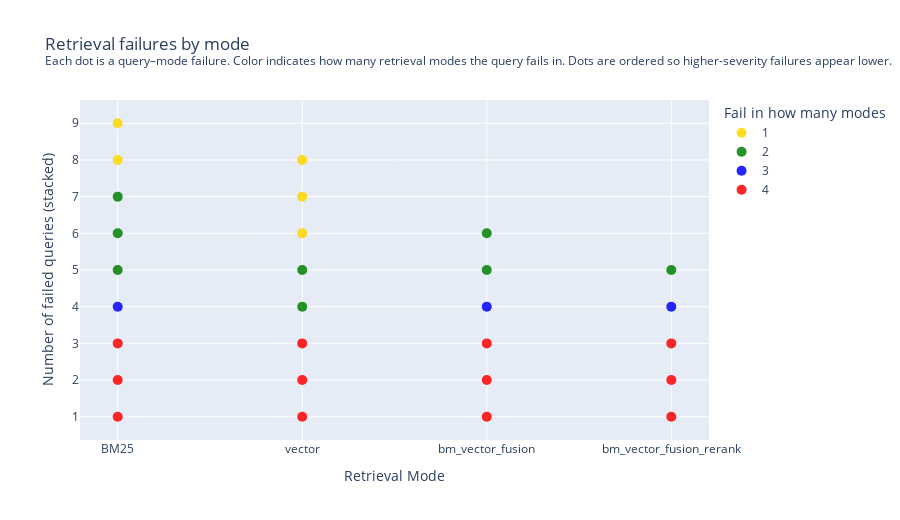

Notebook source saved alongside this figure:
### Markdown cell above
### Explore failed queries

### Code cell
import numpy as np
import pandas as pd
import plotly.express as px

# -----------------------------
# Required inputs:
# - metrics_df with columns: ["QID", "Question", "Retrieval Mode", "success@k"]
# - MODE_ORDER list in the canonical order you want on the x-axis
# -----------------------------
# Example MODE_ORDER (use yours if already defined)
MODE_ORDER = ["BM25", "vector", "bm_vector_fusion", "bm_vector_fusion_rerank"]

# -----------------------------
# 1) Filter failures (Success@k == 0)
# -----------------------------
fails = metrics_df.loc[
    metrics_df["success@k"] == 0,
    ["QID", "Question", "Retrieval Mode"]
].copy()

# Ensure consistent ordering on x-axis
fails["Retrieval Mode"] = pd.Categorical(
    fails["Retrieval Mode"],
    categories=MODE_ORDER,
    ordered=True
)

# -----------------------------
# 2) Compute "fail severity" = number of modes each QID fails in
# -----------------------------
fail_counts = (
    fails.groupby("QID")["Retrieval Mode"]
    .nunique()
    .rename("n_failed_modes")
)
fails = fails.merge(fail_counts, on="QID", how="left")

# Convert to categorical so Plotly uses DISCRETE colors + legend (not continuous colorbar)
fails["fail_severity"] = fails["n_failed_modes"].astype(str)

# -----------------------------
# 3) Rank dots within each mode:
#    higher fail frequency -> LOWER (y=1)
# -----------------------------
fails = fails.sort_values(
    ["Retrieval Mode", "n_failed_modes", "QID"],
    ascending=[True, False, True]
).reset_index(drop=True)

# Stacked y position within each mode
fails["y"] = fails.groupby("Retrieval Mode").cumcount() + 1

# -----------------------------
# 4) Plot with discrete colors
# -----------------------------
color_discrete_map = {
    "1": "gold",      # fail in 1 mode
    "2": "green",     # fail in 2 modes
    "3": "blue",      # fail in 3 modes
    "4": "red",       # fail in 4 modes
}

fig = px.scatter(
    fails,
    x="Retrieval Mode",
    y="y",
    color="fail_severity",
    category_orders={
        "Retrieval Mode": MODE_ORDER,
        "fail_severity": ["1", "2", "3", "4"]
    },
    color_discrete_map=color_discrete_map,
    hover_data={
        "QID": True,
        "Question": True,
        "Retrieval Mode": False,
        "n_failed_modes": False,
        "y": False,
        "fail_severity": False
    },
    labels={
        "y": "Number of failed queries (stacked)",
        "fail_severity": "Fail severity (number of modes)"
    },
    title=(
        "Retrieval failures by mode<br>"
        "<sup>Each dot is a query–mode failure. Color indicates how many retrieval modes the query fails in. "
        "Dots are ordered so higher-severity failures appear lower.</sup>"
    ),
)

fig.update_traces(marker=dict(size=10, opacity=0.85))

fig.update_layout(
    xaxis=dict(categoryorder="array", categoryarray=MODE_ORDER),
    legend_title_text="Fail in how many modes",
    height=520
)

fig.show()

# Optional: export interactive plot as HTML
fig.write_html("plotly_failure_diagnostics.html")

### Figure 1 — Plotly figure (JSON) as saved in the notebook; plotly's stock layout.template omitted (floating-point values rounded to 4 significant figures)
{"data": [{"customdata": [[106, "Survey responses are classified into “strongly agree,” “agree,” “neutral,” “disagree,” and “strongly disagree.” I want to test whether these response proportions differ from an equal distribution. How can this be analyzed?", 1, "1"], [135, "My outcome variable has a few extreme values. In a Bayesian linear regression, what assumptions about error distribution am I making, and how should outliers be handled?", 1, "1"], [24, "How to run factorial ANOVA in JASP?", 1, "1"], [34, "How to run a Linear Mixed Model in Jasp?", 1, "1"], [129, "I want to compare post-test performance between two groups while statistically controlling for participants’ pre-test scores. Which analysis should I use?", 1, "1"]], "hovertemplate": "QID=%{customdata[0]}<br>Question=%{customdata[1]}<extra></extra>", "legendgroup": "1", "marker": {"color": "gold", "opacity": 0.85, "size": 10, "symbol": "circle"}, "mode": "markers", "name": "1", "orientation": "v", "showlegend": true, "type": "scatter", "x": ["BM25", "BM25", "vector", "vector", "vector"], "xaxis": "x", "y": [8, 9, 6, 7, 8], "yaxis": "y"}, {"customdata": [[8, "How do I set up an independent samples t-test in JASP?", 2, "2"], [104, "What tools does JASP provide for diagnosing extreme observations or unusual data points, and how do I access them?", 2, "2"], [110, "I measured participants’ reaction times before and after a training session. Because the same individuals are measured twice, which statistical test should I use to compare the two time points?How to run it in jasp?", 2, "2"], [104, "What tools does JASP provide for diagnosing extreme observations or unusual data points, and how do I access them?", 2, "2"], [128, "Participants were assigned to either condition A or condition B, and their performance was measured both before and after training. Which statistical test should be used to assess the effects of Condition, Time, and their interaction?", 2, "2"], [8, "How do I set up an independent samples t-test in JASP?", 2, "2"], [110, "I measured participants’ reaction times before and after a training session. Because the same individuals are measured twice, which statistical test should I use to compare the two time points?How to run it in jasp?", 2, "2"], [128, "Participants were assigned to either condition A or condition B, and their performance was measured both before and after training. Which statistical test should be used to assess the effects of Condition, Time, and their interaction?", 2, "2"]], "hovertemplate": "QID=%{customdata[0]}<br>Question=%{customdata[1]}<extra></extra>", "legendgroup": "2", "marker": {"color": "green", "opacity": 0.85, "size": 10, "symbol": "circle"}, "mode": "markers", "name": "2", "orientation": "v", "showlegend": true, "type": "scatter", "x": ["BM25", "BM25", "BM25", "vector", "vector", "bm_vector_fusion", "bm_vector_fusion", "bm_vector_fusion_rerank"], "xaxis": "x", "y": [5, 6, 7, 4, 5, 5, 6, 5], "yaxis": "y"}, {"customdata": [[12, "How do I run a regression analysis in JASP?", 3, "3"], [12, "How do I run a regression analysis in JASP?", 3, "3"], [12, "How do I run a regression analysis in JASP?", 3, "3"]], "hovertemplate": "QID=%{customdata[0]}<br>Question=%{customdata[1]}<extra></extra>", "legendgroup": "3", "marker": {"color": "blue", "opacity": 0.85, "size": 10, "symbol": "circle"}, "mode": "markers", "name": "3", "orientation": "v", "showlegend": true, "type": "scatter", "x": ["BM25", "bm_vector_fusion", "bm_vector_fusion_rerank"], "xaxis": "x", "y": [4, 4, 4], "yaxis": "y"}, {"customdata": [[14, "What output does JASP provide for correlation analysis?", 4, "4"], [111, "The same individuals were measured before and after an intervention. Because the data violate normality and contain outliers, I can’t rely on a paired t-test. What nonparametric alternative should I apply?", 4, "4"], [130, "Participants are classified into categories based on treatment group and outcome (success vs failure). How can I examine whether the distribution of outcomes differs between groups?", 4, "4"], [14, "What output does JASP provide for correlation analysis?", 4, "4"], [111, "The same individuals were measured before and after an intervention. Because the data violate normality and contain outliers, I can’t rely on a paired t-test. What nonparametric alternative should I apply?", 4, "4"], [130, "Participants are classified into categories based on treatment group and outcome (success vs failure). How can I examine whether the distribution of outcomes differs between groups?", 4, "4"], [14, "What output does JASP provide for correlation analysis?", 4, "4"], [111, "The same individuals were measured before and after an intervention. Because the data violate normality and contain outliers, I can’t rely on a paired t-test. What nonparametric alternative should I apply?", 4, "4"], [130, "Participants are classified into categories based on treatment group and outcome (success vs failure). How can I examine whether the distribution of outcomes differs between groups?", 4, "4"], [14, "What output does JASP provide for correlation analysis?", 4, "4"], [111, "The same individuals were measured before and after an intervention. Because the data violate normality and contain outliers, I can’t rely on a paired t-test. What nonparametric alternative should I apply?", 4, "4"], [130, "Participants are classified into categories based on treatment group and outcome (success vs failure). How can I examine whether the distribution of outcomes differs between groups?", 4, "4"]], "hovertemplate": "QID=%{customdata[0]}<br>Question=%{customdata[1]}<extra></extra>", "legendgroup": "4", "marker": {"color": "red", "opacity": 0.85, "size": 10, "symbol": "circle"}, "mode": "markers", "name": "4", "orientation": "v", "showlegend": true, "type": "scatter", "x": ["BM25", "BM25", "BM25", "vector", "vector", "vector", "bm_vector_fusion", "bm_vector_fusion", "bm_vector_fusion", "bm_vector_fusion_rerank", "bm_vector_fusion_rerank", "bm_vector_fusion_rerank"], "xaxis": "x", "y": [1, 2, 3, 1, 2, 3, 1, 2, 3, 1, 2, 3], "yaxis": "y"}], "layout": {"height": 520, "legend": {"title": {"text": "Fail in how many modes"}, "tracegroupgap": 0}, "title": {"text": "Retrieval failures by mode<br><sup>Each dot is a query–mode failure. Color indicates how many retrieval modes the query fails in. Dots are ordered so higher-severity failures appear lower.</sup>"}, "xaxis": {"anchor": "y", "categoryarray": ["BM25", "vector", "bm_vector_fusion", "bm_vector_fusion_rerank"], "categoryorder": "array", "domain": [0, 1], "title": {"text": "Retrieval Mode"}}, "yaxis": {"anchor": "x", "domain": [0, 1], "title": {"text": "Number of failed queries (stacked)"}}}}
